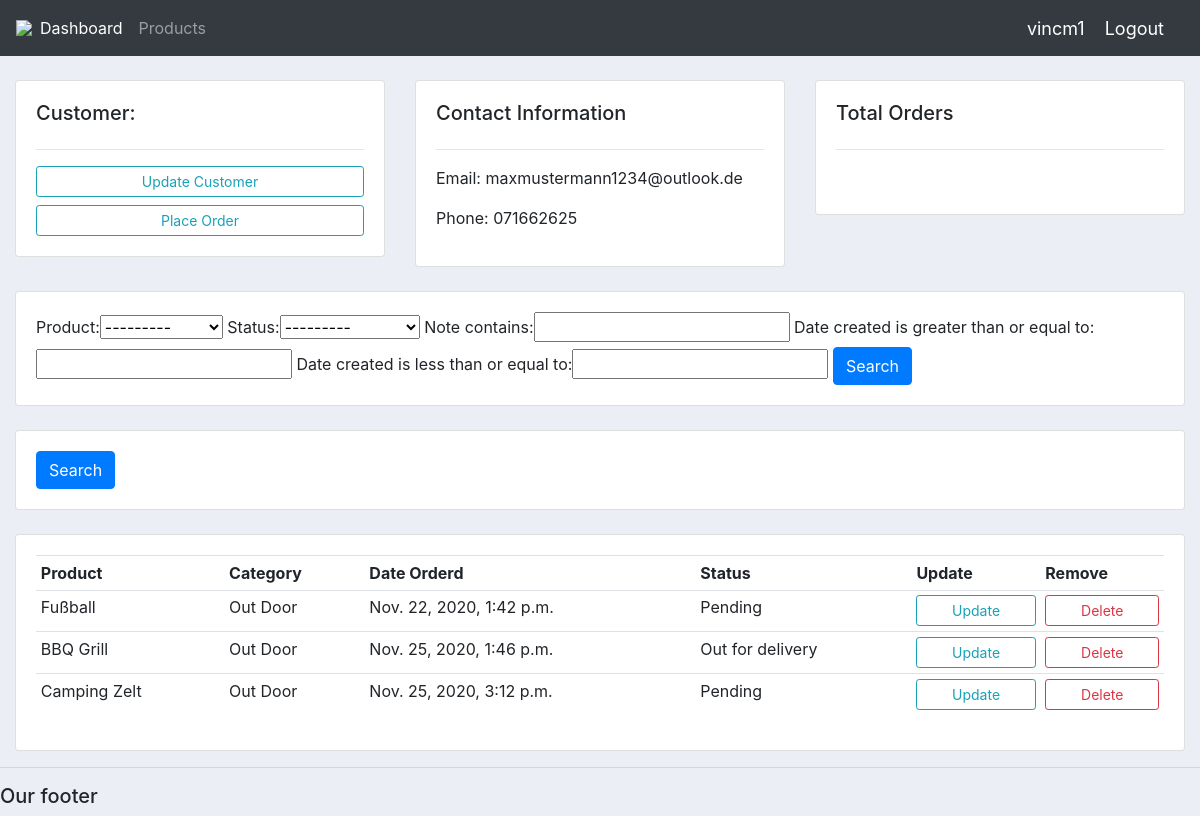
The app's page /customer/1/ (signed in) with its own data.
### accounts/models.py (models this page shows, shortened)
class Customer(models.Model):
  user = models.OneToOneField(User, null=True, on_delete=models.CASCADE)
  name = models.CharField(max_length=200, null=True)
  phone = models.CharField(max_length=200, null=True)
  email = models.CharField(max_length=200, null=True)
  date_created = models.DateTimeField(auto_now_add=True, null=True)

class Order(models.Model):
  STATUS = (
      ('Pending', 'Pending'),
      ('Out for delivery', 'Out for delivery'),
      ('Delivered', 'Delivered'),
      )
  customer = models.ForeignKey(Customer, null=True, on_delete= models.SET_NULL)
  product = models.ForeignKey(Product, null=True, on_delete= models.SET_NULL)
  date_created = models.DateTimeField(auto_now_add=True, null=True)
  status = models.CharField(max_length=200, null=True, choices=STATUS)
  note = models.CharField(max_length=1000, null=True)

class Product(models.Model):
  CATEGORY = (
      ('Indoor', 'Indoor'),
      ('Out Door', 'Out Door'),
      )
  name = models.CharField(max_length=200, null=True)
  price = models.FloatField(null=True)
  category = models.CharField(max_length=200, null=True, choices=CATEGORY)
  description = models.CharField(max_length=200, null=True, blank=True)
  date_created = models.DateTimeField(auto_now_add=True, null=True)
  tags = models.ManyToManyField(Tag)
  def __str__(self):
    return self.name

### accounts/decorators.py (the view)
    def wrapper_func(request, *args, **kwargs):
      group = None
      if request.user.groups.exists():
        group = request.user.groups.all()[0].name
      if group in allowed_roles:
        return view_func(request, *args, **kwargs)
      else:
        return HttpResponse('You are not authorized to view this page')

### accounts/views.py (called while the page is built)
@login_required(login_url='login')
@allowed_users(allowed_roles=['admin'])
def customer(request, pk_test):
  customer = Customer.objects.get(id=pk_test)
  orders = customer.order_set.all()
  order_count = orders.count()
  myFilter = OrderFilter(request.GET, queryset=orders)
  orders = myFilter.qs
  context = {'customer':customer, 'orders':orders, 'order_count':order_count,
  'myFilter':myFilter}
  return render(request, 'accounts/customer.html',context)

### accounts/templates/accounts/customer.html
{% extends 'accounts/main.html' %}
{% block content %}
  <br>
<div class="row">
  <div class="col-md">
    <div class="card card-body">
      <h5>Customer:</h5>
      <hr>
      <a class="btn btn-outline-info  btn-sm btn-block" href="">Update Customer</a>
      <a class="btn btn-outline-info  btn-sm btn-block" href="{% url 'create_order' customer.id %}">Place Order</a>
    </div>
  </div>
  <div class="col-md">
    <div class="card card-body">
      <h5>Contact Information</h5>
      <hr>
      <p>Email: {{customer.email}} </p>
      <p>Phone: {{customer.phone}}</p>
    </div>
  </div>
  <div class="col-md">
    <div class="card card-body">
      <h5>Total Orders</h5>
      <hr>
      <h1 style="text-align: center;padding: 10px">{{orders_count}}</h1>
    </div>
  </div>
</div>
<br>
<div class="row">
  <div class="col-md">
    <div class="card card-body">
      <form action="get">
        {{myFilter.form}}
        <button class="btn btn-primary" type="submit">Search</button>
      </form>
   </div>
  </div>
</div>
<br>
<div class="row">
  <div class="col">
    <div class="card card-body">
      <form method="get">
        <button class="btn btn-primary" type="submit">Search</button>
      </form>
    </div>
  </div>
</div>
<br>
<div class="row">
  <div class="col-md">
    <div class="card card-body">
      <table class="table table-sm">
        <tr>
          <th>Product</th>
          <th>Category</th>
          <th>Date Orderd</th>
          <th>Status</th>
          <th>Update</th>
          <th>Remove</th>
        </tr>
        {% for order in orders %}
        <tr>
          <td>{{order.product}}</td>
          <td>{{order.product.category}}</td>
          <td>{{order.date_created}}</td>
          <td>{{order.status}}</td>
          <td><a class="btn btn-outline-info  btn-sm btn-block" href="">Update</a></td>
          <td><a class="btn btn-outline-danger  btn-sm btn-block" href="">Delete</a></td
        </tr>
        {% endfor %}
      </table>
    </div>
  </div>
</div>
{% endblock %}

### accounts/templates/accounts/navbar.html (shortened to what this page needs)
{% load static %}
<nav class="navbar navbar-expand-lg navbar-dark bg-dark">
 <img src="{% static 'images/logo.png' %}">
  <div class="collapse navbar-collapse" id="navbarNav">
    <ul class="navbar-nav">
      {% if request.user.is_staff %}
      <li class="nav-item active">
        <a class="nav-link" href="{% url 'home' %}">Dashboard</a>
      </li>
      <li class="nav-item">
        <a class="nav-link" href="{% url 'products' %}">Products</a>
      </li>
      {% endif %}
    </ul>
  </div>
  <span class="hello-msg">{{request.user}}</span>
  <span ><a  class="hello-msg" href="{% url 'logout' %}">Logout</a></span>
</nav>

### static/css/main.css (style rules this page uses)
body { background-color: #ebeff5; }

### accounts/templates/accounts/navbar.html (style rules this page uses)
.hello-msg { font-size: 18px; color: #fff; margin-right: 20px; }

### records on screen
Customer: email "maxmustermann1234@outlook.de", phone "071662625"
Order: product "Fußball", product.category "Out Door", date_created "Nov. 22, 2020, 1:42 p.m.", status "Pending"
Order: product "BBQ Grill", product.category "Out Door", date_created "Nov. 25, 2020, 1:46 p.m.", status "Out for delivery"
Order: product "Camping Zelt", product.category "Out Door", date_created "Nov. 25, 2020, 3:12 p.m.", status "Pending"

### other values on screen
{{ request.user }} "vincm1"
